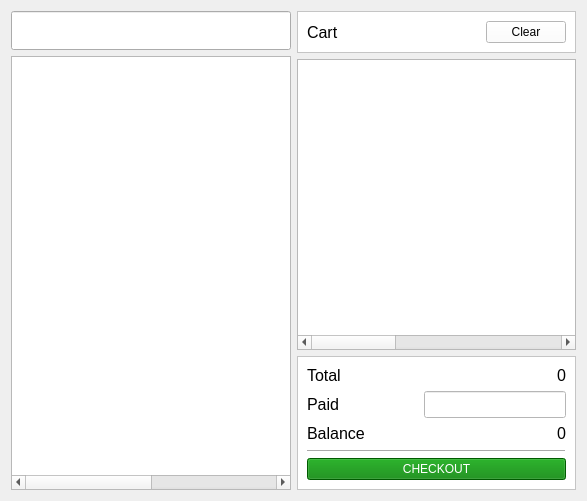
<?xml version="1.0" encoding="UTF-8"?>
<ui version="4.0">
 <class>Form</class>
 <widget class="QWidget" name="Form">
  <property name="geometry">
   <rect>
    <x>0</x>
    <y>0</y>
    <width>587</width>
    <height>501</height>
   </rect>
  </property>
  <property name="windowTitle">
   <string>Form</string>
  </property>
  <layout class="QHBoxLayout" name="horizontalLayout">
   <item>
    <layout class="QVBoxLayout" name="verticalLayout">
     <item>
      <widget class="QLineEdit" name="searchLineEdit">
       <property name="font">
        <font>
         <pointsize>20</pointsize>
        </font>
       </property>
       <property name="text">
        <string/>
       </property>
       <property name="alignment">
        <set>Qt::AlignCenter</set>
       </property>
      </widget>
     </item>
     <item>
      <widget class="QTableWidget" name="productsTable">
       <property name="focusPolicy">
        <enum>Qt::NoFocus</enum>
       </property>
       <property name="editTriggers">
        <set>QAbstractItemView::NoEditTriggers</set>
       </property>
       <property name="selectionMode">
        <enum>QAbstractItemView::NoSelection</enum>
       </property>
       <property name="verticalScrollMode">
        <enum>QAbstractItemView::ScrollPerPixel</enum>
       </property>
       <attribute name="horizontalHeaderVisible">
        <bool>false</bool>
       </attribute>
       <attribute name="verticalHeaderVisible">
        <bool>false</bool>
       </attribute>
       <column>
        <property name="text">
         <string>ID</string>
        </property>
       </column>
       <column>
        <property name="text">
         <string>Product</string>
        </property>
       </column>
       <column>
        <property name="text">
         <string>Brand</string>
        </property>
       </column>
       <column>
        <property name="text">
         <string/>
        </property>
       </column>
      </widget>
     </item>
    </layout>
   </item>
   <item>
    <layout class="QVBoxLayout" name="verticalLayout_2">
     <item>
      <widget class="QFrame" name="frame_4">
       <property name="styleSheet">
        <string notr="true">background:white;</string>
       </property>
       <property name="frameShape">
        <enum>QFrame::StyledPanel</enum>
       </property>
       <property name="frameShadow">
        <enum>QFrame::Sunken</enum>
       </property>
       <layout class="QHBoxLayout" name="horizontalLayout_3">
        <item>
         <widget class="QLabel" name="label_3">
          <property name="font">
           <font>
            <pointsize>12</pointsize>
           </font>
          </property>
          <property name="text">
           <string>Cart</string>
          </property>
         </widget>
        </item>
        <item>
         <spacer name="horizontalSpacer">
          <property name="orientation">
           <enum>Qt::Horizontal</enum>
          </property>
          <property name="sizeHint" stdset="0">
           <size>
            <width>40</width>
            <height>20</height>
           </size>
          </property>
         </spacer>
        </item>
        <item>
         <widget class="QPushButton" name="clearButton">
          <property name="focusPolicy">
           <enum>Qt::NoFocus</enum>
          </property>
          <property name="text">
           <string>Clear</string>
          </property>
         </widget>
        </item>
       </layout>
      </widget>
     </item>
     <item>
      <widget class="QTableWidget" name="cartTable">
       <property name="font">
        <font>
         <pointsize>9</pointsize>
        </font>
       </property>
       <property name="focusPolicy">
        <enum>Qt::NoFocus</enum>
       </property>
       <property name="editTriggers">
        <set>QAbstractItemView::NoEditTriggers</set>
       </property>
       <property name="selectionMode">
        <enum>QAbstractItemView::NoSelection</enum>
       </property>
       <property name="verticalScrollMode">
        <enum>QAbstractItemView::ScrollPerPixel</enum>
       </property>
       <attribute name="horizontalHeaderVisible">
        <bool>false</bool>
       </attribute>
       <attribute name="verticalHeaderVisible">
        <bool>false</bool>
       </attribute>
       <column>
        <property name="text">
         <string>ID</string>
        </property>
       </column>
       <column>
        <property name="text">
         <string>Product</string>
        </property>
       </column>
       <column>
        <property name="text">
         <string>Quantity</string>
        </property>
       </column>
       <column>
        <property name="text">
         <string>Unit Price</string>
        </property>
       </column>
       <column>
        <property name="text">
         <string>Total Price</string>
        </property>
       </column>
       <column>
        <property name="text">
         <string/>
        </property>
       </column>
      </widget>
     </item>
     <item>
      <widget class="QFrame" name="frame">
       <property name="styleSheet">
        <string notr="true">background:white;</string>
       </property>
       <property name="frameShape">
        <enum>QFrame::StyledPanel</enum>
       </property>
       <property name="frameShadow">
        <enum>QFrame::Raised</enum>
       </property>
       <layout class="QGridLayout" name="gridLayout_3" columnstretch="2,0">
        <item row="2" column="0">
         <widget class="QLabel" name="label_10">
          <property name="font">
           <font>
            <pointsize>12</pointsize>
           </font>
          </property>
          <property name="text">
           <string>Paid</string>
          </property>
         </widget>
        </item>
        <item row="2" column="1">
         <widget class="QLineEdit" name="amountLineEdit">
          <property name="font">
           <font>
            <pointsize>12</pointsize>
           </font>
          </property>
          <property name="alignment">
           <set>Qt::AlignRight|Qt::AlignTrailing|Qt::AlignVCenter</set>
          </property>
         </widget>
        </item>
        <item row="5" column="0" colspan="2">
         <widget class="QPushButton" name="checkoutButton">
          <property name="styleSheet">
           <string notr="true">background:green;color:white;</string>
          </property>
          <property name="text">
           <string>CHECKOUT</string>
          </property>
         </widget>
        </item>
        <item row="1" column="0">
         <widget class="QLabel" name="label_8">
          <property name="font">
           <font>
            <pointsize>12</pointsize>
           </font>
          </property>
          <property name="text">
           <string>Total</string>
          </property>
         </widget>
        </item>
        <item row="3" column="0">
         <widget class="QLabel" name="label_9">
          <property name="font">
           <font>
            <pointsize>12</pointsize>
           </font>
          </property>
          <property name="text">
           <string>Balance</string>
          </property>
         </widget>
        </item>
        <item row="3" column="1">
         <widget class="QLabel" name="balanceLabel">
          <property name="font">
           <font>
            <pointsize>12</pointsize>
           </font>
          </property>
          <property name="styleSheet">
           <string notr="true"/>
          </property>
          <property name="text">
           <string>0</string>
          </property>
          <property name="alignment">
           <set>Qt::AlignRight|Qt::AlignTrailing|Qt::AlignVCenter</set>
          </property>
         </widget>
        </item>
        <item row="4" column="0" colspan="2">
         <widget class="QFrame" name="frame_5">
          <property name="frameShape">
           <enum>QFrame::HLine</enum>
          </property>
          <property name="frameShadow">
           <enum>QFrame::Raised</enum>
          </property>
         </widget>
        </item>
        <item row="1" column="1">
         <widget class="QLabel" name="amountLabel">
          <property name="font">
           <font>
            <pointsize>12</pointsize>
           </font>
          </property>
          <property name="styleSheet">
           <string notr="true"/>
          </property>
          <property name="text">
           <string>0</string>
          </property>
          <property name="alignment">
           <set>Qt::AlignRight|Qt::AlignTrailing|Qt::AlignVCenter</set>
          </property>
         </widget>
        </item>
       </layout>
      </widget>
     </item>
    </layout>
   </item>
  </layout>
 </widget>
 <resources/>
 <connections/>
</ui>
